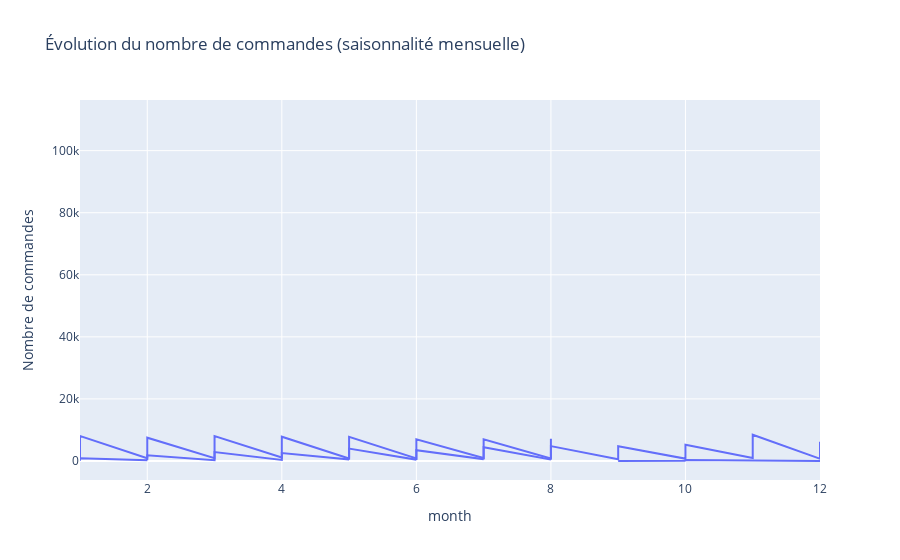

Write notebook code for a chart like this one.
### Code cell
fig = px.line(
    data_seasonal,
    x='month',
    y='order_count',
    title='Évolution du nombre de commandes (saisonnalité mensuelle)',
    labels={'year_month': 'Date', 'order_count': 'Nombre de commandes'}
)

fig.show()

### Figure 1 — Plotly figure (JSON) as saved in the notebook; plotly's stock layout.template omitted (floating-point values rounded to 4 significant figures; data arrays with more than 128 entries replaced by an {"elided": "..."} marker saying what was removed)
{"data": [{"hovertemplate": "month=%{x}<br>Nombre de commandes=%{y}<extra></extra>", "legendgroup": "", "line": {"color": "#636efa", "dash": "solid"}, "marker": {"symbol": "circle"}, "mode": "lines", "name": "", "orientation": "v", "showlegend": false, "type": "scatter", "x": {"elided": "176 float values"}, "xaxis": "x", "y": {"elided": "176 int values"}, "yaxis": "y"}], "layout": {"legend": {"tracegroupgap": 0}, "title": {"text": "Évolution du nombre de commandes (saisonnalité mensuelle)"}, "xaxis": {"anchor": "y", "domain": [0, 1], "title": {"text": "month"}}, "yaxis": {"anchor": "x", "domain": [0, 1], "title": {"text": "Nombre de commandes"}}}}
